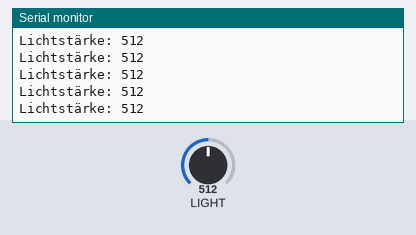
A sketch run on a simulated Seeed Wio Terminal. On the bench: the last lines printed to the serial monitor. The test bench sets the inputs (shaded band); at power-on: LIGHT = 512.

Above: at 1.2 s.
1.3 s: LIGHT set to 716
At 1.56 s:
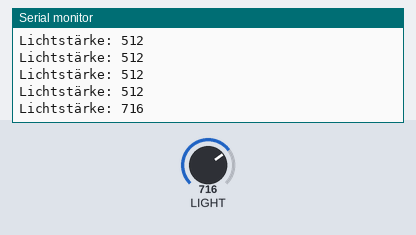
2.8 s: LIGHT set to 900
At 2.96 s:
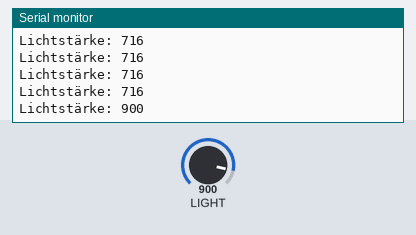
Timing chart, 0 to 5.8 s (numbered marks = the images above; inputs shaded):
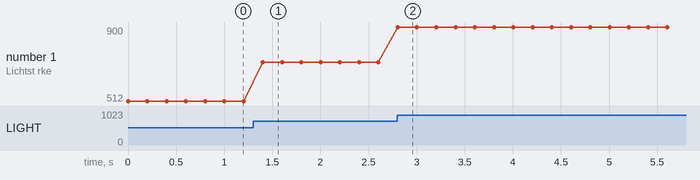

Measured:
- after the input at 1.3 s, the serial monitor: prints a new line after 0.10 s (image 1)
- after the input at 2.8 s, the serial monitor: prints a new line at once (image 2)
- plotted number 1: 512 → 716 after the input at 1.3 s, 716 → 900 after the input at 2.8 s

The sketch:

LightSensor.ino
```cpp
void setup() {
    pinMode(WIO_LIGHT, INPUT);
    Serial.begin(115200);
}

void loop() {
    unsigned int lightIntensity;
    lightIntensity = analogRead(WIO_LIGHT);
    Serial.print("Lichtstärke: ");
    Serial.println(lightIntensity);
    delay(200);
}
```
